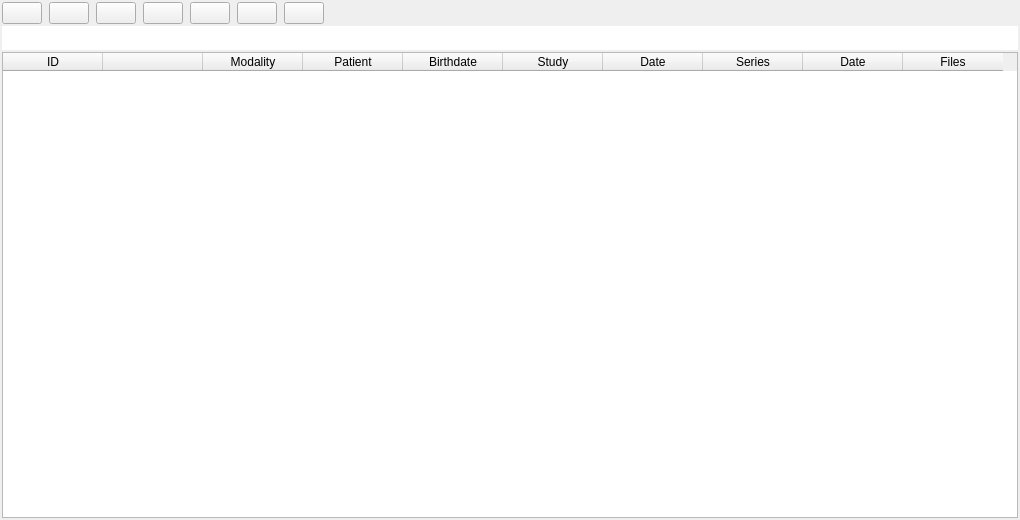
<?xml version="1.0" encoding="UTF-8"?>
<ui version="4.0">
 <class>BrowserWidget2</class>
 <widget class="QWidget" name="BrowserWidget2">
  <property name="geometry">
   <rect>
    <x>0</x>
    <y>0</y>
    <width>1020</width>
    <height>520</height>
   </rect>
  </property>
  <property name="acceptDrops">
   <bool>true</bool>
  </property>
  <property name="windowTitle">
   <string>DICOM Browser</string>
  </property>
  <layout class="QVBoxLayout" name="verticalLayout">
   <property name="spacing">
    <number>2</number>
   </property>
   <property name="margin">
    <number>2</number>
   </property>
   <item>
    <layout class="QHBoxLayout" name="horizontalLayout_8">
     <property name="spacing">
      <number>7</number>
     </property>
     <item>
      <widget class="QPushButton" name="opendir1_pushButton">
       <property name="sizePolicy">
        <sizepolicy hsizetype="Preferred" vsizetype="Preferred">
         <horstretch>0</horstretch>
         <verstretch>0</verstretch>
        </sizepolicy>
       </property>
       <property name="toolTip">
        <string>Select directory</string>
       </property>
       <property name="text">
        <string/>
       </property>
       <property name="icon">
        <iconset resource="../alizams.qrc">
         <normaloff>:/bitmaps/folder.svg</normaloff>:/bitmaps/folder.svg</iconset>
       </property>
       <property name="iconSize">
        <size>
         <width>24</width>
         <height>24</height>
        </size>
       </property>
      </widget>
     </item>
     <item>
      <widget class="QPushButton" name="dicomdir_pushButton">
       <property name="sizePolicy">
        <sizepolicy hsizetype="Preferred" vsizetype="Preferred">
         <horstretch>0</horstretch>
         <verstretch>0</verstretch>
        </sizepolicy>
       </property>
       <property name="toolTip">
        <string>Open DICOMDIR</string>
       </property>
       <property name="text">
        <string/>
       </property>
       <property name="icon">
        <iconset resource="../alizams.qrc">
         <normaloff>:/bitmaps/dcmdir.svg</normaloff>:/bitmaps/dcmdir.svg</iconset>
       </property>
       <property name="iconSize">
        <size>
         <width>24</width>
         <height>24</height>
        </size>
       </property>
      </widget>
     </item>
     <item>
      <widget class="QPushButton" name="ctk_pushButton">
       <property name="sizePolicy">
        <sizepolicy hsizetype="Preferred" vsizetype="Preferred">
         <horstretch>0</horstretch>
         <verstretch>0</verstretch>
        </sizepolicy>
       </property>
       <property name="toolTip">
        <string>Open DICOMDIR</string>
       </property>
       <property name="text">
        <string/>
       </property>
       <property name="icon">
        <iconset resource="../alizams.qrc">
         <normaloff>:/bitmaps/ctk.svg</normaloff>:/bitmaps/ctk.svg</iconset>
       </property>
       <property name="iconSize">
        <size>
         <width>24</width>
         <height>24</height>
        </size>
       </property>
      </widget>
     </item>
     <item>
      <widget class="QPushButton" name="reload_pushButton">
       <property name="sizePolicy">
        <sizepolicy hsizetype="Preferred" vsizetype="Preferred">
         <horstretch>0</horstretch>
         <verstretch>0</verstretch>
        </sizepolicy>
       </property>
       <property name="mouseTracking">
        <bool>false</bool>
       </property>
       <property name="focusPolicy">
        <enum>Qt::StrongFocus</enum>
       </property>
       <property name="toolTip">
        <string>Refresh</string>
       </property>
       <property name="text">
        <string/>
       </property>
       <property name="icon">
        <iconset resource="../alizams.qrc">
         <normaloff>:/bitmaps/reload.svg</normaloff>:/bitmaps/reload.svg</iconset>
       </property>
       <property name="iconSize">
        <size>
         <width>24</width>
         <height>24</height>
        </size>
       </property>
      </widget>
     </item>
     <item>
      <widget class="QPushButton" name="meta_pushButton">
       <property name="sizePolicy">
        <sizepolicy hsizetype="Preferred" vsizetype="Preferred">
         <horstretch>0</horstretch>
         <verstretch>0</verstretch>
        </sizepolicy>
       </property>
       <property name="mouseTracking">
        <bool>false</bool>
       </property>
       <property name="focusPolicy">
        <enum>Qt::StrongFocus</enum>
       </property>
       <property name="toolTip">
        <string>&lt;html&gt;&lt;head/&gt;&lt;body&gt;&lt;p&gt;&lt;span style=&quot; font-weight:600;&quot;&gt;Series metadata&lt;/span&gt;&lt;/p&gt;&lt;p&gt;&lt;span style=&quot; font-style:italic;&quot;&gt;Single selection (or 1st row)&lt;/span&gt;&lt;/p&gt;&lt;p&gt;&lt;span style=&quot; font-style:italic;&quot;&gt;Click to update&lt;/span&gt;&lt;/p&gt;&lt;/body&gt;&lt;/html&gt;</string>
       </property>
       <property name="text">
        <string/>
       </property>
       <property name="icon">
        <iconset resource="../alizams.qrc">
         <normaloff>:/bitmaps/meta.svg</normaloff>:/bitmaps/meta.svg</iconset>
       </property>
       <property name="iconSize">
        <size>
         <width>24</width>
         <height>24</height>
        </size>
       </property>
      </widget>
     </item>
     <item>
      <widget class="QPushButton" name="copy_pushButton">
       <property name="sizePolicy">
        <sizepolicy hsizetype="Preferred" vsizetype="Preferred">
         <horstretch>0</horstretch>
         <verstretch>0</verstretch>
        </sizepolicy>
       </property>
       <property name="mouseTracking">
        <bool>false</bool>
       </property>
       <property name="focusPolicy">
        <enum>Qt::StrongFocus</enum>
       </property>
       <property name="toolTip">
        <string>Copy to folder</string>
       </property>
       <property name="text">
        <string/>
       </property>
       <property name="icon">
        <iconset resource="../alizams.qrc">
         <normaloff>:/bitmaps/copy2.svg</normaloff>:/bitmaps/copy2.svg</iconset>
       </property>
       <property name="iconSize">
        <size>
         <width>24</width>
         <height>24</height>
        </size>
       </property>
      </widget>
     </item>
     <item>
      <widget class="QPushButton" name="load_pushButton">
       <property name="sizePolicy">
        <sizepolicy hsizetype="Preferred" vsizetype="Preferred">
         <horstretch>0</horstretch>
         <verstretch>0</verstretch>
        </sizepolicy>
       </property>
       <property name="mouseTracking">
        <bool>false</bool>
       </property>
       <property name="focusPolicy">
        <enum>Qt::StrongFocus</enum>
       </property>
       <property name="toolTip">
        <string>Load</string>
       </property>
       <property name="text">
        <string/>
       </property>
       <property name="icon">
        <iconset resource="../alizams.qrc">
         <normaloff>:/bitmaps/right0.svg</normaloff>:/bitmaps/right0.svg</iconset>
       </property>
       <property name="iconSize">
        <size>
         <width>24</width>
         <height>24</height>
        </size>
       </property>
      </widget>
     </item>
     <item>
      <spacer name="horizontalSpacer_2">
       <property name="orientation">
        <enum>Qt::Horizontal</enum>
       </property>
       <property name="sizeHint" stdset="0">
        <size>
         <width>40</width>
         <height>20</height>
        </size>
       </property>
      </spacer>
     </item>
    </layout>
   </item>
   <item>
    <widget class="QLineEdit" name="directory_lineEdit">
     <property name="minimumSize">
      <size>
       <width>0</width>
       <height>24</height>
      </size>
     </property>
     <property name="focusPolicy">
      <enum>Qt::NoFocus</enum>
     </property>
     <property name="acceptDrops">
      <bool>false</bool>
     </property>
     <property name="frame">
      <bool>false</bool>
     </property>
     <property name="echoMode">
      <enum>QLineEdit::Normal</enum>
     </property>
     <property name="readOnly">
      <bool>true</bool>
     </property>
    </widget>
   </item>
   <item>
    <layout class="QHBoxLayout" name="horizontalLayout">
     <property name="spacing">
      <number>2</number>
     </property>
     <item>
      <widget class="QTableWidget" name="tableWidget">
       <property name="editTriggers">
        <set>QAbstractItemView::NoEditTriggers</set>
       </property>
       <property name="showDropIndicator" stdset="0">
        <bool>true</bool>
       </property>
       <property name="selectionMode">
        <enum>QAbstractItemView::ExtendedSelection</enum>
       </property>
       <property name="selectionBehavior">
        <enum>QAbstractItemView::SelectRows</enum>
       </property>
       <property name="iconSize">
        <size>
         <width>18</width>
         <height>18</height>
        </size>
       </property>
       <property name="sortingEnabled">
        <bool>false</bool>
       </property>
       <column>
        <property name="text">
         <string notr="true">ID</string>
        </property>
       </column>
       <column>
        <property name="text">
         <string notr="true"/>
        </property>
       </column>
       <column>
        <property name="text">
         <string notr="true">Modality</string>
        </property>
       </column>
       <column>
        <property name="text">
         <string notr="true">Patient</string>
        </property>
       </column>
       <column>
        <property name="text">
         <string notr="true">Birthdate</string>
        </property>
       </column>
       <column>
        <property name="text">
         <string notr="true">Study</string>
        </property>
       </column>
       <column>
        <property name="text">
         <string notr="true">Date</string>
        </property>
       </column>
       <column>
        <property name="text">
         <string notr="true">Series</string>
        </property>
       </column>
       <column>
        <property name="text">
         <string>Date</string>
        </property>
       </column>
       <column>
        <property name="text">
         <string notr="true">Files</string>
        </property>
       </column>
      </widget>
     </item>
    </layout>
   </item>
  </layout>
 </widget>
 <tabstops>
  <tabstop>opendir1_pushButton</tabstop>
  <tabstop>dicomdir_pushButton</tabstop>
  <tabstop>ctk_pushButton</tabstop>
  <tabstop>reload_pushButton</tabstop>
  <tabstop>meta_pushButton</tabstop>
  <tabstop>copy_pushButton</tabstop>
  <tabstop>load_pushButton</tabstop>
  <tabstop>tableWidget</tabstop>
 </tabstops>
 <resources>
  <include location="../alizams.qrc"/>
 </resources>
 <connections/>
</ui>
